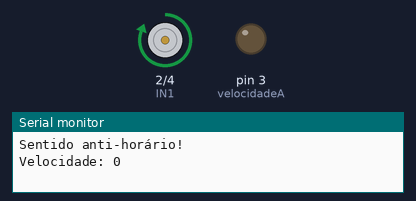
This sketch was run on a simulated Arduino Uno, built with avr-gcc and run on an emulated ATmega328P. Parts: motor-driver pin pairs drawn as motors (green arrow = first pin HIGH = forward, orange = second pin HIGH = backward, longer = more drive), output pins drawn as LEDs (lit = HIGH), the last lines printed to the serial monitor.

Above: at 0.05 s.
At 6.45 s:
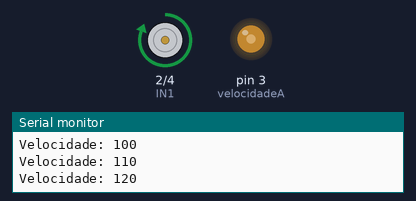
At 12.95 s:
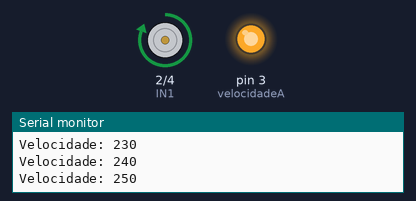
At 25.95 s:
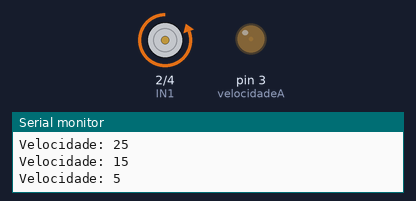
Timing chart, 0 to 33.8 s (numbered marks = the images above):
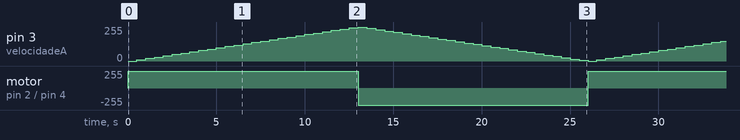

The sketch:

MotorFade.ino
```cpp
/*Pinagem do arduino*/
//motor_A
int IN1 = 2 ;
int IN2 = 4 ;
int velocidadeA = 3;

//Inicializa Pinos
void setup(){
  pinMode(IN1,OUTPUT);
  pinMode(IN2,OUTPUT);
  pinMode(velocidadeA,OUTPUT);

  Serial.begin(9600);
}

void loop(){
  digitalWrite(IN1,HIGH);
  digitalWrite(IN2,LOW);
  Serial.println("Sentido anti-horário!");

  int velocidade;
  for(velocidade = 0; velocidade < 255; velocidade += 10) {
    Serial.print("Velocidade: ");
    Serial.println(velocidade);
    analogWrite(velocidadeA,velocidade);
    delay(500);
  }

  digitalWrite(IN1,LOW);
  digitalWrite(IN2,HIGH);
  Serial.println("Sentido HORÁRIO!");

  for(velocidade = 255; velocidade > 0; velocidade -= 10) {
    Serial.print("Velocidade: ");
    Serial.println(velocidade);
    analogWrite(velocidadeA,velocidade);
    delay(500);
  }

}
```

Measured:
- by itself, motor on pin 2 (IN1) / pin 4 (IN2): alternates forward 255/255 for 13.0 s and backward 255/255 for 13.0 s
